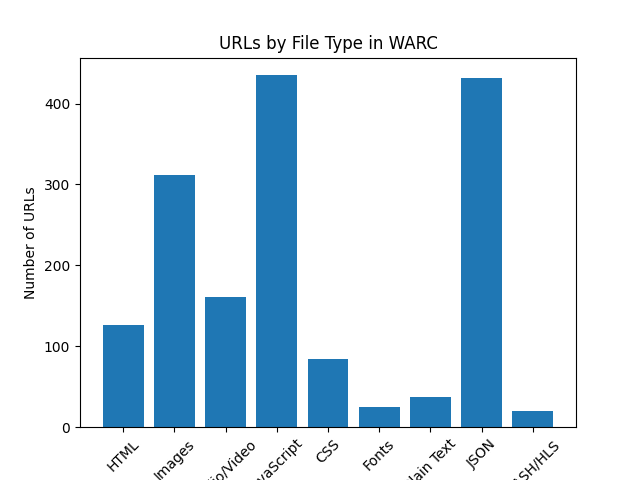

Source code (Python):
import matplotlib.pyplot as plt

types = [
    "HTML", "Images", "Audio/Video", "JavaScript",
    "CSS", "Fonts", "Plain Text", "JSON", "DASH/HLS"
]

counts = [126, 312, 161, 435, 84, 25, 37, 431, 20]

plt.figure()
plt.bar(types, counts)

plt.xlabel("File Type")
plt.ylabel("Number of URLs")
plt.title("URLs by File Type in WARC")

plt.xticks(rotation=45)

plt.savefig("barchart.png")
plt.show()
